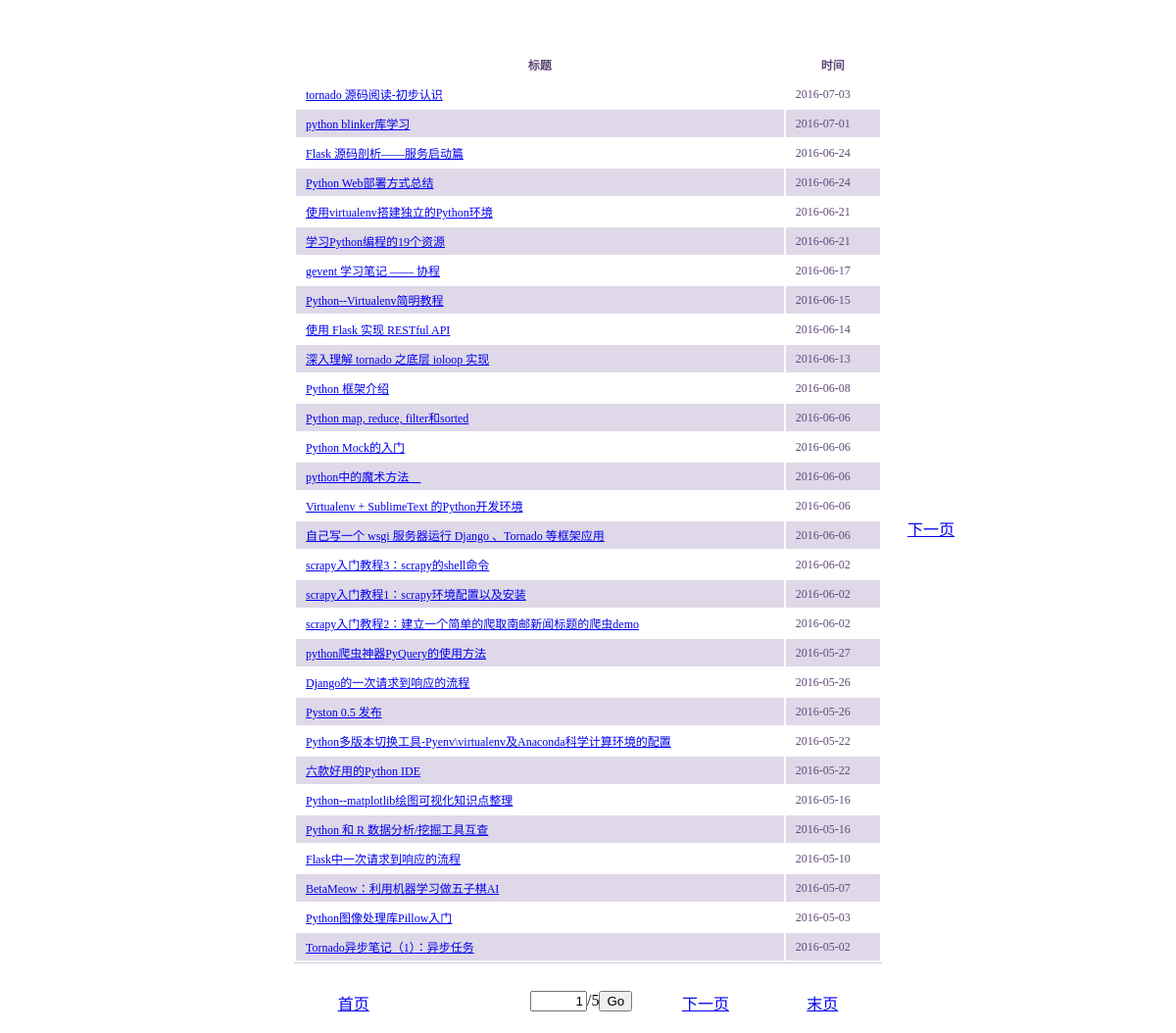
The page / on the database its author committed.
### tables this page shows
CREATE TABLE collection
                                    (title text, date text, url text);

### web.py (the view)
@app.route('/')
@app.route('/<int:page>')
def show_items(page=1):
    order = get_order()
    max_page = count_page()
    cur = g.db.execute('''SELECT DISTINCT * FROM collection
                          ORDER BY date '''+ order + ' LIMIT ? OFFSET ?',
                          (ITEM_NUM_PER_PAGE, ITEM_NUM_PER_PAGE * (page - 1), ))
    items = [dict(title=row[0], date=row[1], url=row[2])
             for row in cur.fetchall()]
    return render_template('show.html', items=items,
                           current_page = page, max_page=max_page)

### web.py (called while the page is built)
@app.before_request
def before_request():
    g.db = sqlite3.connect('data.db')

@app.teardown_request
def teardown_request(exception):
    db = getattr(g, 'db', None)
    if db is not None:
        db.close()

def count_page():
    cur = g.db.execute('SELECT count(DISTINCT url) FROM collection')
    return ceil(cur.fetchone()[0] / ITEM_NUM_PER_PAGE)

def get_order():
    order = request.args.get('order', 'DESC')
    return order if order in ['DESC', 'ASC'] else 'DESC'

### templates/show.html (shortened to what this page needs)
<!doctype html>
<html>
  <head>
    <link rel="stylesheet" type="text/css" href="{{ url_for('static', filename='style.css') }}">
  </head>
  <body>
    <div id="container">
      <table id="table-4">
        <thead>
          <tr>
            <th>标题</th>
            <th>时间</th>
          </tr>
        </thead>
        {% for item in items %}
        <tr>
          <td><a title="{{ item.title }}" href="{{item.url}}" target="_blank">{{item.title}}</a></td>
          <td>{{item.date}}</td>
        </tr>
        {% endfor %}
      </table>
      <table id="table-nav">
        <tr>
          <td><a href="/1" title="首页">首页</a></td>
          <td>
          </td>
          <td>
            <form action="{{url_for('goto')}}" onsubmit="return validate_form(this)"  method="post">
              <input type="text" name="target_page" style="width:50px;text-align:right" value="{{current_page}}">
              {{- '/%d'|format(max_page) -}}
              <input type="submit" value="Go">
            </form>
          </td>
          <td>
            {% if current_page < max_page %}
              <a href="/{{current_page + 1}}" title="下一页">下一页</a>
            {% endif %}
          </td>
          <td><a href="/{{max_page}}" title="末页">末页</a></td>
        </tr>
      </table>
    </div>
    <div id="side-nav">
      {% if current_page < max_page %}
        <a class="next" href="/{{current_page + 1}}" title="下一页">下一页</a>
      {% endif %}
    </div>
  </body>
</html>

### static/style.css (style rules this page uses)
div#container { width: 600px; position: absolute; left: 50%; margin-left: -300px; top: 50px; }
#table-4 thead, #table-4 tr { border-top-width: 1px; border-top-style: solid; border-top-color: rgb(211, 202, 221); }
#table-4 { width: 600px; border-bottom-width: 1px; border-bottom-style: solid; border-bottom-color: rgb(211, 202, 221); }
#table-4 td, #table-4 th { padding: 5px 10px; font-size: 12px; font-family: Verdana; color: rgb(95, 74, 121); }
#table-4 tr:nth-child(even) { background: rgb(223, 216, 232) }
#table-4 tr:nth-child(odd) { background: #FFF }
#table-nav { width: 600px;margin-top: 5px; }
#table-nav td { width: 120px; }
#table-nav a { height: 40px; display: block; text-align: center; padding-top: 20px; }
#side-nav a.prev,a.next { display:block;width:100px;height:100px;position:fixed;left:50%; top:50%;margin-top:-50px;padding-top: 50px;text-align: center; }
#side-nav a.next { margin-left: 300px; }

### rows shown on the page
collection: title "Django的一次请求到响应的流程", date "2016-05-26"
collection: title "Pyston 0.5 发布", date "2016-05-26"
collection: title "Python多版本切换工具-Pyenv\\virtualenv及Anaconda科学计算环境的配置", date "2016-05-22"
collection: title "六款好用的Python IDE", date "2016-05-22"
collection: title "Python--matplotlib绘图可视化知识点整理", date "2016-05-16"
collection: title "Python 和 R 数据分析/挖掘工具互查", date "2016-05-16"
collection: title "Flask中一次请求到响应的流程", date "2016-05-10"
collection: title "BetaMeow：利用机器学习做五子棋AI", date "2016-05-07"
collection: title "Python图像处理库Pillow入门", date "2016-05-03"
collection: title "Tornado异步笔记（1）：异步任务", date "2016-05-02"

### other values the page prints
{{ item.title }} "tornado 源码阅读-初步认识" "python blinker库学习" "Flask 源码剖析——服务启动篇" "Python Web部署方式总结" "使用virtualenv搭建独立的Python环境" "学习Python编程的19个资源" "gevent 学习笔记 —— 协程" "Python--Virtualenv简明教程" "使用 Flask 实现 RESTful API" "深入理解 tornado 之底层 ioloop 实现" "Python 框架介绍" "Python map, reduce, filter和sorted" "Python Mock的入门" "python中的魔术方法__" "Virtualenv + SublimeText 的Python开发环境" "自己写一个 wsgi 服务器运行 Django 、Tornado 等框架应用" "scrapy入门教程3：scrapy的shell命令" "scrapy入门教程1：scrapy环境配置以及安装" "scrapy入门教程2：建立一个简单的爬取南邮新闻标题的爬虫demo" "python爬虫神器PyQuery的使用方法"
{{ item.date }} "2016-07-03" "2016-07-01" "2016-06-24" "2016-06-24" "2016-06-21" "2016-06-21" "2016-06-17" "2016-06-15" "2016-06-14" "2016-06-13" "2016-06-08" "2016-06-06" "2016-06-06" "2016-06-06" "2016-06-06" "2016-06-06" "2016-06-02" "2016-06-02" "2016-06-02" "2016-05-27"
{{ '/%d'|format(max_page) }} "/5"
